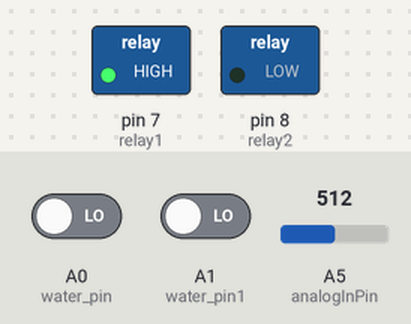
Simulated run of this sketch. Board: Arduino Uno, built with avr-gcc and run on an emulated ATmega328P. Parts: switched loads named in the sketch (green lamp = pin HIGH). The inputs (shaded band) are chosen by the test bench; at power-on: A5 (analogInPin) = 512, A0 (water_pin) LOW, A1 (water_pin1) LOW. What the sketch prints to the serial monitor is not drawn.

Above: at 1.2 s.
1.3 s: A5 (analogInPin) set to 531
At 3.1 s:
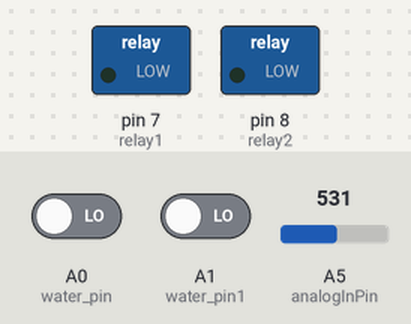
3.4 s: A5 (analogInPin) set to 511
At 4.7 s:
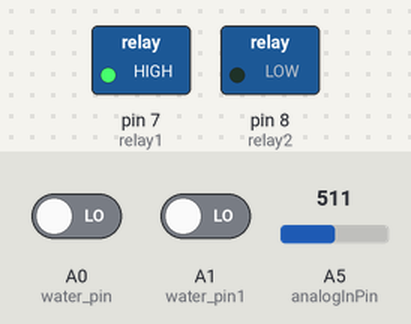
5.2 s: A5 (analogInPin) set to 716
At 6.2 s:
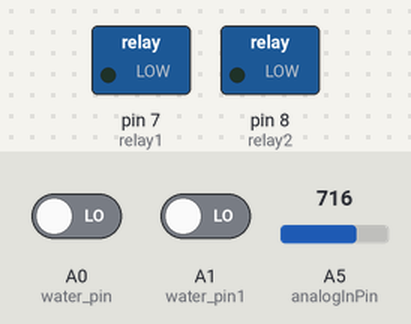
7.0 s: A0 (water_pin) driven HIGH and A1 (water_pin1) driven HIGH
At 7.8 s:
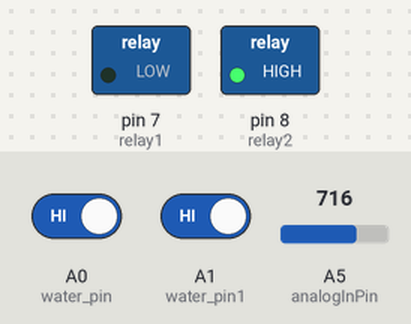
Timing chart, 0 to 9.8 s (numbered marks = the images above; inputs shaded):
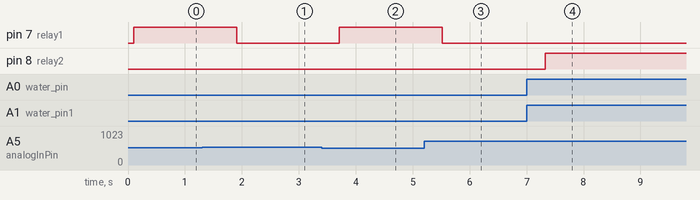

Measured:
- the behaviour switches between 518 and 519 on A5 (analogInPin) (found by bisection; images 0 and 1)
- after the input at 1.3 s, pin 7 (relay1): HIGH → LOW after 0.61 s
- after the input at 3.4 s, pin 7 (relay1): LOW → HIGH after 0.31 s
- after the input at 5.2 s, pin 7 (relay1): HIGH → LOW after 0.32 s
- after the input at 7.0 s, pin 8 (relay2): LOW → HIGH after 0.32 s

The sketch:

Fish_Farm.ino
```cpp
// 릴레이모듈, 수위센서, ph센서
#include <SoftwareSerial.h>

#define BT_RXD 2 // RX(초록색)블로그에 8
#define BT_TXD 1 // TX(노란색)블로그에 7 !
SoftwareSerial bluetooth(BT_RXD, BT_TXD);

float calibration = 0.00; //change this value to calibrate
const int analogInPin = A5; //PH센서 (검은색)
int water_pin = A0;         // 수위센서(기존_갈색)
int water_pin1 = A1;        // 수위센서(새로운_흰색)
int sensorValue = 0;

//릴레이 모듈
int relay1 = 7; // 새로운(파란색)
int relay2 = 8; // 기존(빨간색)

unsigned long int avgValue;
float b;
int buf[10],temp;

void setup(){
  Serial.begin(9600);
  bluetooth.begin(9600);
  pinMode(relay1, OUTPUT);
  pinMode(relay2, OUTPUT);
}

void loop(){

   for(int i=0;i<10;i++)
 {
  buf[i]=analogRead(analogInPin);
  delay(10);
 }
 for(int i=0;i<9;i++)
 {
  for(int j=i+1;j<10;j++)
  {
   if(buf[i]>buf[j])
   {
    temp=buf[i];
    buf[i]=buf[j];
    buf[j]=temp;
   }
  }
 }
 avgValue=0;
 for(int i=2;i<8;i++)
 avgValue+=buf[i];
 float pHVol=(float)avgValue*5.0/1024/6;
 float phValue = -5.70 * pHVol + 21.34;
  int val = digitalRead(A0);
  int vall = digitalRead(A1);

  if(val > 0 && vall > 0) {
      Serial.println("CLOSE");
      Serial.println(phValue);
      digitalWrite(relay1, LOW); //펌프
      digitalWrite(relay2, HIGH); //솔밸브
      Serial.println("펌프 끔, 솔밸브 ON");
      //delay(500);
       if(phValue >= 7.0){
          Serial.println("PH[위험] 상태");
          Serial.write(bluetooth.read());
          delay(500);
          }
       if(phValue <= 6.9){
          Serial.println("PH[주의] 상태");
          Serial.write(bluetooth.read());
          delay(500);
          }
          Serial.println(phValue);
    }
    else{
      if(phValue >= 7.0){
          Serial.println("OPEN");
          Serial.println(phValue);
          Serial.println("PH[위험] 상태");
         digitalWrite(relay1, HIGH); //펌프
          digitalWrite(relay2, LOW);  //솔밸브
          Serial.println("펌프 작동, 솔밸브 OFF");
          Serial.write(bluetooth.read());
          delay(500);
     }
     if(phValue <= 6.9){
        Serial.println("PH[주의] 상태");
        digitalWrite(relay1, LOW); //펌프
        digitalWrite(relay2, LOW); //솔밸브
        Serial.println("펌프 OFF, 솔밸브 OFF");
        Serial.write(bluetooth.read());
        delay(500);
      }
   }
}
```
